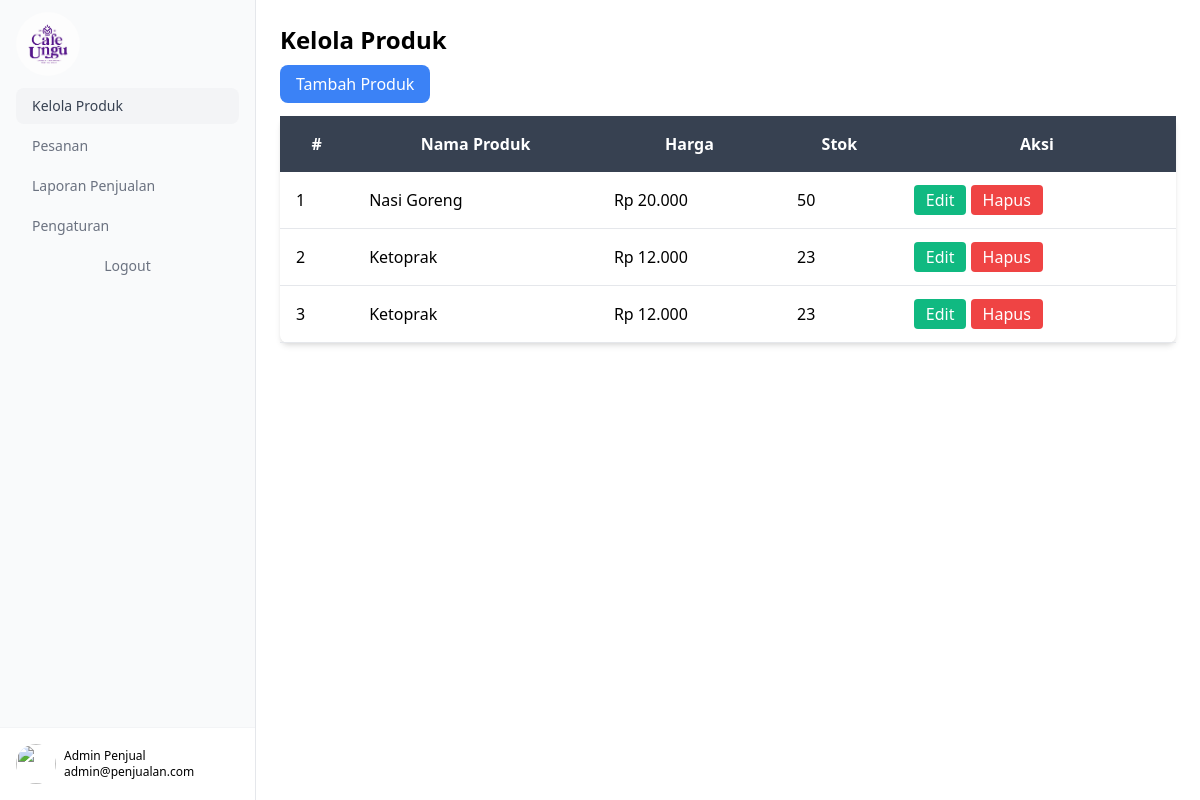
Screenshot of /public/penjual/kelola.php (signed in) with the database file from the repository.
### tables this page shows
CREATE TABLE `produk` (
  `id` int(11) NOT NULL,
  `kedai_id` int(11) NOT NULL,
  `nama_produk` varchar(255) NOT NULL,
  `harga` int(11) NOT NULL,
  `stok` int(11) NOT NULL,
  `deskripsi` text DEFAULT NULL,
  `gambar` varchar(255) NOT NULL
);

### public/penjual/kelola.php (the view, shortened to what this page needs)
<?php
include '../../config/koneksi.php';
$kedai_id = intval($_COOKIE['kedai_id']);
$query = "SELECT * FROM produk WHERE kedai_id = $kedai_id";
$result = mysqli_query($conn, $query);
?>
<!DOCTYPE html>
<html lang="en">
<head>
    <link rel="stylesheet" href="/CafungE/public/css/style.css">
    <link rel="stylesheet" href="https://cdn.jsdelivr.net/npm/tailwindcss@2.2.19/dist/tailwind.min.css">
    <link rel="stylesheet" href="https://cdn.jsdelivr.net/npm/sweetalert2@11/dist/sweetalert2.min.css">
</head>
<body>
    <div class="flex h-screen">
        <div class="flex flex-col justify-between border-e bg-gray-50 w-64">
            <div class="px-4 py-6">
                <div class="grid h-10 w-32 place-content-center rounded-lg">
                    <img src="/public/asset/logoCafung.jpg" class=" w-1/2 rounded-full " alt="">
                </div>
                <ul class="mt-6 space-y-1">
                    <li>
                        <a href="kelola.php" class="block rounded-lg bg-gray-100 px-4 py-2 text-sm font-medium text-gray-700">Kelola Produk</a>
                    </li>
                    <li>
                        <a href="pesanan.php" class="block rounded-lg px-4 py-2 text-sm font-medium text-gray-500 hover:bg-gray-100 hover:text-gray-700">Pesanan</a>
                    </li>
                    <li>
                        <a href="laporan.php" class="block rounded-lg px-4 py-2 text-sm font-medium text-gray-500 hover:bg-gray-100 hover:text-gray-700">Laporan Penjualan</a>
                    </li>
                    <li>
                        <a href="setting.php" class="block rounded-lg px-4 py-2 text-sm font-medium text-gray-500 hover:bg-gray-100 hover:text-gray-700">Pengaturan</a>
                    </li>
                    <li>
                        <form action="#">
                            <a href="/CafungE/public/login/login.php" type="submit" class="w-full text-center rounded-lg px-4 py-2 text-sm font-medium text-gray-500 hover:bg-gray-100 hover:text-gray-700">Logout</a>
                        </form>
                    </li>
                </ul>
            </div>
            <div class="sticky inset-x-0 bottom-0 border-t border-gray-100">
                <a href="#" class="flex items-center gap-2 bg-white p-4 hover:bg-gray-50">
                    <img alt="" src="https://images.unsplash.com/photo-1600486913747-55e5470d6f40?ixlib=rb-1.2.1&ixid=MnwxMjA3fDB8MHxwaG90by1wYWdlfHx8fGVufDB8fHx8&auto=format&fit=crop&w=1770&q=80" class="h-10 w-10 rounded-full object-cover" />
                    <div>
                        <p class="text-xs">
                            <strong class="block font-medium">Admin Penjual</strong>
                            <span>admin@penjualan.com</span>
                        </p>
                    </div>
                </a>
            </div>
        </div>
        <div class="flex-1 p-6">
            <h1 class="text-2xl font-bold mb-4">Kelola Produk</h1>
            <a href="tambah_produk.php" class="bg-blue-500 text-white px-4 py-2 rounded-lg mb-4 ">Tambah Produk</a>
            <table class="w-full bg-white mt-5 shadow-md rounded-lg">
            <thead class="bg-gray-700 text-white">
                <tr>
                    <th class="p-4">#</th>
                    <th class="p-4">Nama Produk</th>
                    <th class="p-4">Harga</th>
                    <th class="p-4">Stok</th>
                    <th class="p-4">Aksi</th>
                </tr>
            </thead>
            <tbody>
                <?php
                $no = 1;
                while ($row = mysqli_fetch_assoc($result)) {
                    echo "
                    <tr class='border-b'>
                        <td class='p-4'>{$no}</td>
                        <td class='p-4'>{$row['nama_produk']}</td>
                        <td class='p-4'>Rp " . number_format($row['harga'], 0, ',', '.') . "</td>
                        <td class='p-4'>{$row['stok']}</td>
                        <td class='p-4'>
                            <a href='edit_produk.php?id={$row['id']}&kedai_id=$kedai_id' class='bg-green-500 text-white px-3 py-1 rounded'>Edit</a>
                            <a href='hapus_produk.php?id={$row['id']}&kedai_id=$kedai_id' class='bg-red-500 text-white px-3 py-1 rounded'>Hapus</a>
                        </td>
                    </tr>";
                    $no++;
                }
                ?>
            </tbody>
        </table>
        </div>
    </div>
</body>
</html>

### public/css/style.css (style rules this page uses)
html, :host { line-height: 1.5; -webkit-text-size-adjust: 100%; -moz-tab-size: 4; -o-tab-size: 4; tab-size: 4; font-family: ui-sans-serif, system-ui, sans-serif, "Apple Color Emoji", "Segoe UI Emoji", "Segoe UI Symbol", "Noto Color Emoji"; font-feature-settings: normal; font-variation-settings: normal; -webkit-tap-highlight-color: transparent; }
body { margin: 0; line-height: inherit; }
h1, h2, h3, h4, h5, h6 { font-size: inherit; font-weight: inherit; }
a { color: inherit; text-decoration: inherit; }
b, strong { font-weight: bolder; }
table { text-indent: 0; border-color: inherit; border-collapse: collapse; }
blockquote, dl, dd, h1, h2, h3, h4, h5, h6, hr, figure, p, pre { margin: 0; }
ol, ul, menu { list-style: none; margin: 0; padding: 0; }
img, svg, video, canvas, audio, iframe, embed, object { display: block; vertical-align: middle; }
img, video { max-width: 100%; height: auto; }
.sticky { position: sticky; }
.inset-x-0 { left: 0px; right: 0px; }
.bottom-0 { bottom: 0px; }
.mb-4 { margin-bottom: 1rem; }
.mt-5 { margin-top: 1.25rem; }
.mt-6 { margin-top: 1.5rem; }
.block { display: block; }
.flex { display: flex; }
.grid { display: grid; }
.h-10 { height: 2.5rem; }
.h-screen { height: 100vh; }
.w-1\/2 { width: 50%; }
.w-10 { width: 2.5rem; }
.w-32 { width: 8rem; }
.w-64 { width: 16rem; }
.w-full { width: 100%; }
.flex-1 { flex: 1 1 0%; }
.flex-col { flex-direction: column; }
.place-content-center { place-content: center; }
.items-center { align-items: center; }
.justify-between { justify-content: space-between; }
.gap-2 { gap: 0.5rem; }
.space-y-1 > :not([hidden]) ~ :not([hidden]) { --tw-space-y-reverse: 0; margin-top: calc(0.25rem * calc(1 - var(--tw-space-y-reverse))); margin-bottom: calc(0.25rem * var(--tw-space-y-reverse)); }
.rounded { border-radius: 0.25rem; }
.rounded-full { border-radius: 9999px; }
.rounded-lg { border-radius: 0.5rem; }
.border-b { border-bottom-width: 1px; }
.border-e { border-inline-end-width: 1px; }
.border-t { border-top-width: 1px; }
.border-gray-100 { --tw-border-opacity: 1; border-color: rgb(243 244 246 / var(--tw-border-opacity, 1)); }
.bg-blue-500 { --tw-bg-opacity: 1; background-color: rgb(59 130 246 / var(--tw-bg-opacity, 1)); }
.bg-gray-100 { --tw-bg-opacity: 1; background-color: rgb(243 244 246 / var(--tw-bg-opacity, 1)); }
.bg-gray-50 { --tw-bg-opacity: 1; background-color: rgb(249 250 251 / var(--tw-bg-opacity, 1)); }
.bg-gray-700 { --tw-bg-opacity: 1; background-color: rgb(55 65 81 / var(--tw-bg-opacity, 1)); }
.bg-green-500 { --tw-bg-opacity: 1; background-color: rgb(34 197 94 / var(--tw-bg-opacity, 1)); }
.bg-red-500 { --tw-bg-opacity: 1; background-color: rgb(239 68 68 / var(--tw-bg-opacity, 1)); }
.bg-white { --tw-bg-opacity: 1; background-color: rgb(255 255 255 / var(--tw-bg-opacity, 1)); }
.object-cover { -o-object-fit: cover; object-fit: cover; }
.p-4 { padding: 1rem; }
.p-6 { padding: 1.5rem; }
.px-3 { padding-left: 0.75rem; padding-right: 0.75rem; }
.px-4 { padding-left: 1rem; padding-right: 1rem; }
.py-1 { padding-top: 0.25rem; padding-bottom: 0.25rem; }
.py-2 { padding-top: 0.5rem; padding-bottom: 0.5rem; }
.py-6 { padding-top: 1.5rem; padding-bottom: 1.5rem; }
.text-center { text-align: center; }
.text-2xl { font-size: 1.5rem; line-height: 2rem; }
.text-sm { font-size: 0.875rem; line-height: 1.25rem; }
.text-xs { font-size: 0.75rem; line-height: 1rem; }
.font-bold { font-weight: 700; }
.font-medium { font-weight: 500; }
.text-gray-500 { --tw-text-opacity: 1; color: rgb(107 114 128 / var(--tw-text-opacity, 1)); }
.text-gray-700 { --tw-text-opacity: 1; color: rgb(55 65 81 / var(--tw-text-opacity, 1)); }
.text-white { --tw-text-opacity: 1; color: rgb(255 255 255 / var(--tw-text-opacity, 1)); }
.shadow-md { --tw-shadow: 0 4px 6px -1px rgb(0 0 0 / 0.1), 0 2px 4px -2px rgb(0 0 0 / 0.1); --tw-shadow-colored: 0 4px 6px -1px var(--tw-shadow-color), 0 2px 4px -2px var(--tw-shadow-color); box-shadow: var(--tw-ring-offset-shadow, 0 0 #0000), var(--tw-ring-shadow, 0 0 #0000), var(--tw-shadow); }

### rows the page displays
produk: nama_produk "Nasi Goreng", harga "20.000", stok "50"
produk: nama_produk "Ketoprak", harga "12.000", stok "23"
produk: nama_produk "Ketoprak", harga "12.000", stok "23"
